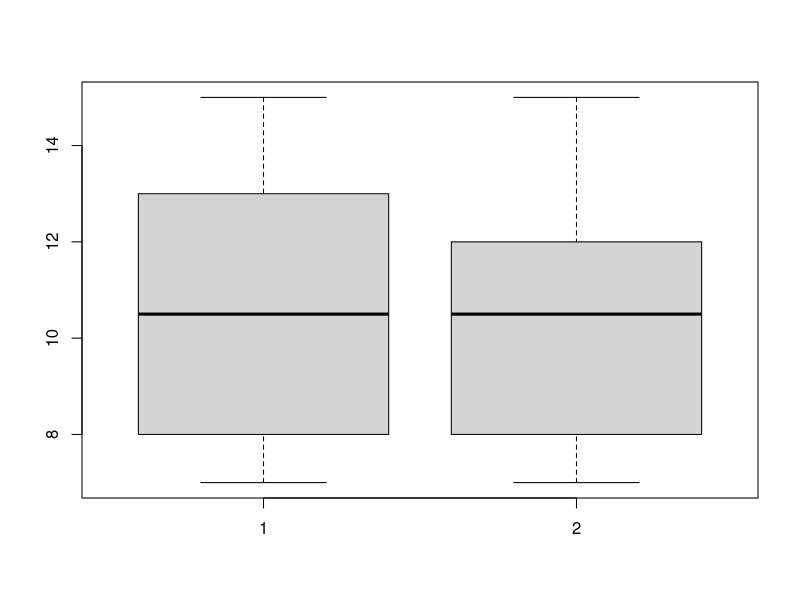
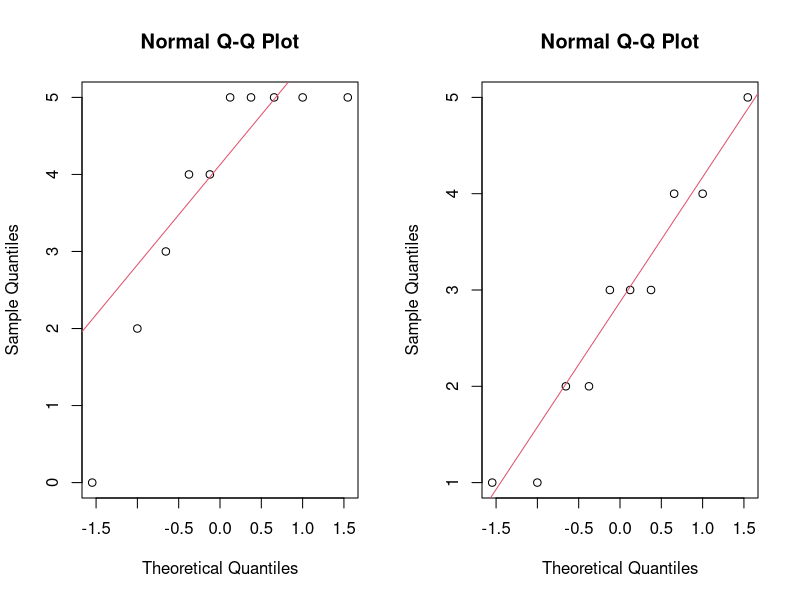

Reproduce these figures in R, in order.

###########################################################
###########################################################

## Hypothesis Testing in R

###########################################################
###########################################################

# What is Hypothesis Testing? Hypothesis testing is an act in statistics whereby
# an analyst tests an assumption regarding a population parameter. The methodology
# employed depends on the nature of the data used and the reason
# for the analysis. For example, you have an assumption, you think something 
# should be like that - so you test the assumption. You want to be sure that the
# assumption is not just based on intuition, and that's what hypothesis testing
# is really about. Hypothesis testing is used to assess the plausibility of a
# hypothesis by using sample data.

# In other words, a statistical hypothesis is a hypothesis that is testable
# based on observed data; that is modeled as the realized values taken by a
# collection of random variables. Its like you have an idea and you think
# something should be correct. Hypothesis testing helps you to clarify you
# doubts and validate your intuition

###########################################################
## Task One: Getting Started
## In this task, you will learn to set and check your current
## working directory. Also, you will learn two important rules
## for hypothesis testing
###########################################################

## Set and get the working directory
setwd("C:/Users/gianc/OneDrive/Desktop/DATA ANALYSIS/PROJECTS/R/HYPOTHESIS TESTING IN R")

## Get the working directory
getwd()

## Rule One:
## When p-value < level of significance or 
## when test statistic (calculated value) > tabulated value, 
## we have evidence against the null hypothesis, hence,
## do not accept the null hypothesis

# The p-value in statistics testing is just a probability of obtaining test 
# result that is at least as extreme as a result we actually observed under
# the assumption that null hypothesis is correct. Usually in statistics, the 
# level of significance is 0.05.

## Rule Two:
## On the other hand if  p-value > level of significance or 
## when test statistic (calculated value) < tabulated value,
## we have weak evidence against the null hypothesis, so 
## we fail to reject the null hypothesis


###########################################################
## Task Two: Test for Proportions
## In this task, we will perform hypothesis test for proportions using a one
## sample test
###########################################################

## 2.1: Consider a survey asking 100 randomly selected people if they had 
## breakfast on Saturday morning. 
## Suppose 42 people say yes. Does this support the 
## hypothesis that the true proportion is 50%? 

## To answer this, we set up a test of hypothesis. The null hypothesis, 
## denoted H0 is that the proportion p is 0.5, the alternative hypothesis, 
## denoted HA, in this example would be that the proportion p is not 0.5. 
## This is a so called two-sided alternative test.

## To test the assumptions, we use the function prop.test as 
## with the confidence interval calculation as follows: 
prop.test(42, 100, p = 0.5,
          alternative = "two.sided",
          conf.level = 0.95,
          correct = TRUE)

# The function performs a Z-test, that is, it compares this proportion to the
# hypothesized value; the input of our test is 42, the number of total sample 
# 100 people, the hypothesized value of the proportion under the null hypothesis
# is p equals to 0.5 or 50%. Setting correct = TRUE applies Yates' continuity
# correction, which adjusts the observed counts in each cell by 0.5 before
# calculating the test statistic. This correction is often used in the context
# of 2x2 contingency tables when performing hypothesis tests on proportions.
# If correct = TRUE, the function applies Yates' continuity correction.
# If correct = FALSE (the default), no continuity correction is applied.

# The p value is 0.1336. Usually our level of significance is 0.05. Do not
# confuse this with the p equals to 0.5. The p here is the proportion. In this
# the level of significance or alpha is 0.05, that is like a 95% interval.

# So looking at this, obviously, the p value is greater than the 0.05. We can see
# in this case that since the p value is greater than the 0.05 alpha level, we
# then accept the null hypothesis. That also means that we don't have enough
# evidence to reject the null hypothesis.

## 2.2: What if we ask 1000 people and 420 say yes. 
## Does this still support the 
## null hypothesis that p = 0.5? 
prop.test(420, 1000, p = 0.5,
          alternative = "two.sided",
          conf.level = 0.95,
          correct = TRUE)

# We see in this case that the p-value is significantly small, very minimal 
# about times ten raised to power of -7. This means that we do not accept the
# null hypothesis. This simply illustrates that the p-value does not just depend
# on the ratio it also depends on the n, the value , the number of samples. In
# particular, this is because the standard error of the sample average gets
# smaller as n gets larger. So we can see now how to make decisions.


###########################################################
## Task Three: Test for Means
## In this task, we will perform hypothesis testing for means for one sample.
###########################################################

## 3.1: Suppose a flash light manufacturer claims a customer gets 
## 25 hours of light on average on a full charge. 
## A consumer group asks 10 owners of this flashlight to calculate 
## their hours of usage on a full charge and the mean value was 22 
## with a standard deviation of 1.5.
## Is the manufacturer's claim supported? 

## In this case H0: mu = 25 against the one-sided 
## alternative hypothesis that mu < 25. 
## To test using R we simply need to tell R about the type of test. 
## (As well, we need to convince ourselves that the t-test is appropriate 
## for the underlying parent population.) 

## For this example, the built-in R function 
## t.test isn't going to work as the data is already summarized 
## so we are on our own. We need to calculate the test statistic and then 
## find the p-value. 

## Compute the t statistic. Note we assume mu = 25 under H0 
xbar = 22
s = 1.5
n = 10

# What we want try to calculate manually is the test statistics.

## Calculate the t statistic
t <- (xbar - 25)/(s/sqrt(n))

# The reason we want to calculate in this case is because our sample size is
# small. Remember the very important condition in t-test is when sample size is
# less than 30.

## Now use pt to get the distribution function of t 
## To get the p-value
pt(t, df=n-1)

# The resulting value is 6.84 times 10 raise to -5. What does that mean to us?
# That this is a very small p-value which is less than 0.05, and the decision rule
# states that when p-value is less than 0.05, we do not accept the null hypothesis.
# This means that the manufacturers claim is very suspicious.

# Now, lets see how to use the t.test function

## 3.2: The following is the results of the measurements on each of 
## 6 randomly selected members of a population whose distribution is 
## normal with unknown mean and unknown variance: 11,19,16,21,24,27
## Test the hypothesis mu = 14.0 against the alternative mu > 14.0 
## at 5% level of significance.

result <- c(11,19,16,21,24,27)
t.test(result, mu = 14, alternative = "greater")


# In this case, we can see that the p-value is 0.02, approximately 0.03 and that
# is still less than 0.05. Thus rejecting the null hypothesis that the mean is
# 14 although, we do not have a very strong evidence unlike when we had 0.00
# raised to power minus five. Comparing the mean of the sample data to a
# hypothesized mean of 14 suggests that the population mean is significantly
# greater than 14 at a 5% significance level. 

###########################################################
## Task Four: Two sample test for proportions
## In this task, we will learn how perform hypothesis test
## for proportions for two samples 
###########################################################

## 4.1: A survey is taken two times over the course of two weeks. 
## The pollsters wish to see if there is a difference in the results 
## as there has been a new advertising campaign run. 
## Here is the data:

Week1 <- c(45,35)
Week2 <- c(56,47) 
advert <- data.frame(Week1, Week2)
rownames(advert) <- c("Favorable", "Unfavorable")  
advert

## The standard hypothesis test is H0 : P1 = P2 against the alternative
## (two-sided) HA: P1 neq P2.
## The function prop.test is used to being called 
## as prop.test(x,n) where x is the number favorable and n is the total. 
## Here it is no different, but since there are two x's it looks slightly 
## different as follows:
prop.test(c(45, 56), c(45+35,56+47))

# We see that in this case, the p-value is 0.9172 and that is greater than the
# level of significance 0.05, this suggests that we will accept the null 
# hypothesis. This means that our proportion one is equal to the proportion two.
# Meaning there is no difference for week 1 and week 2 of favorable and
# unfavorable responses.


###########################################################
## Task Five: Two sample test for means
## In this task, we will learn how to perform hypothesis test
## for means for two samples with equal and unequal variances
###########################################################

## 5.1: Suppose the recovery time for patients taking a new drug is 
## measured (in days). A placebo group is also used 
## to avoid the placebo effect. The data is as follows:

withdrug <- c(15,12,13,7,9,8)
placebo <- c(15,11,8,12,10,7)

# First thing, we want to confirm if the assumptions are met. Is the data
# normally distributed? Is the data equal in variance? Are the data continuous?
# How about independence? We can test assumptions visually and formal statistics
# test. But this time we will do it visually:

## Plot a boxplot for the two variables
boxplot(withdrug, placebo)

## The boxplot supports the assumptions of equal variances and normality.

# Lets confirm it using var function to check the variance.

## Calculate the variances
var(withdrug)
var(placebo)

## We now test the null hypothesis of equal means against the one-sided 
## alternative that the drug group has a smaller mean. 
t.test(withdrug, placebo, alternative = "less", var.equal = TRUE)

# Here, the p-value is 0.5372, and that is way greater than 0.05, which means we
# cannot reject the null hypothesis, thus accepting the null hypothesis that
# drug group has a equal mean than placebo group.

# What if we have a case where variance is not equal? The counterpart is by
# using var.equal = FALSE.
## 5.2: Two-sampled t-test with unequal variances
## Let's use the same example as above, but assuming unequal variances
t.test(withdrug, placebo, alternative = "less", var.equal = FALSE)

# Notice that gives us a same result. Although in some cases, the result are
# slightly different. Thus, the conclusion are the same. The difference
# between the two can be seen in degrees of freedom.

###########################################################
## Task Six: Matched Samples
## In this task, we will learn how to test hypothesis for matched samples
###########################################################

# Matched samples are also called matched pairs or paired samples, or sometimes
# called dependent samples and these are paired up so that the participants
# share every characteristics except for the one under investigation.

## 6.1: In order to promote fairness in grading an entrance examination, each  
## candidate was graded twice by different graders. Based on the grades, 
## can we see if there is a difference between the two graders? 

grader1 <- c(3, 0, 5, 2, 5, 5, 5, 4, 4, 5) 
grader2 <- c(2, 1, 4, 1, 4, 3, 3, 2, 3, 5) 

## Clearly there are differences. Are they described by random fluctuations 
## (mean mu is 0), or is there a bias of one grader over another? 
## (mean mu neq 0)

# Testing this should have conditions set and met. First is that, the sampling
# method for each sample is simple random, meaning that each person has an equal
# chance of being selected. Second is that they are dependent. Third is that
# data is normally distributed. We will use qqplot to check for normality.

## We should check the assumption of normality with normal plots
par(mfrow=c(1,2))
qqnorm(grader1)
qqline(grader1, col = 2)
qqnorm(grader2)
qqline(grader2, col = 2)

# This looks to be normal

## A matched sample test will give us some insight. 
## We apply the t-test as follows: 
t.test(grader1, grader2, paired = TRUE, alternative = "two.sided")

# We can see that the result is 0.008468 leading us to not accept the null
# hypothesis because the p-value is less than the level of significance of 0.05,
# This agrees with our earlier intuition because we saw a clear difference in
# the values of grader1 and grader2. Clearly we saw that there was difference
# but we wanted to be sure that assumptions is correct, and the result shows that
# there is a clear difference. Thus, accepting the alternative hypothesis. This
# will help us prompt an action why are these two graders giving different
# results even though it is the same paper given at different point in time.
# This testing helps us validate decision making.
